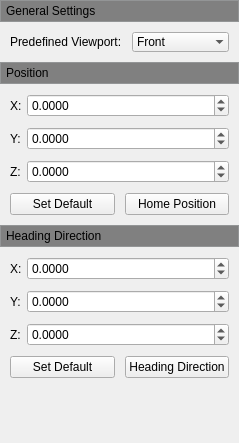
              <widget class="QWidget" name="scrollAreaWidgetContents_7">
               <property name="geometry">
                <rect>
                 <x>0</x>
                 <y>0</y>
                 <width>239</width>
                 <height>443</height>
                </rect>
               </property>
               <layout class="QVBoxLayout" name="verticalLayout_20">
                <property name="spacing">
                 <number>0</number>
                </property>
                <property name="leftMargin">
                 <number>0</number>
                </property>
                <property name="topMargin">
                 <number>0</number>
                </property>
                <property name="rightMargin">
                 <number>0</number>
                </property>
                <property name="bottomMargin">
                 <number>0</number>
                </property>
                <item>
                 <widget class="QFrame" name="verticalFrame_6">
                  <property name="styleSheet">
                   <string notr="true">background-color:rgb(191,193,194)</string>
                  </property>
                  <property name="frameShape">
                   <enum>QFrame::StyledPanel</enum>
                  </property>
                  <layout class="QVBoxLayout" name="verticalLayout_21">
                   <property name="leftMargin">
                    <number>0</number>
                   </property>
                   <property name="topMargin">
                    <number>0</number>
                   </property>
                   <property name="rightMargin">
                    <number>0</number>
                   </property>
                   <property name="bottomMargin">
                    <number>0</number>
                   </property>
                   <item>
                    <widget class="QPushButton" name="m_pPushButtonCameraGSet">
                     <property name="enabled">
                      <bool>true</bool>
                     </property>
                     <property name="sizePolicy">
                      <sizepolicy hsizetype="Expanding" vsizetype="Fixed">
                       <horstretch>0</horstretch>
                       <verstretch>0</verstretch>
                      </sizepolicy>
                     </property>
                     <property name="minimumSize">
                      <size>
                       <width>0</width>
                       <height>20</height>
                      </size>
                     </property>
                     <property name="maximumSize">
                      <size>
                       <width>16777215</width>
                       <height>20</height>
                      </size>
                     </property>
                     <property name="cursor">
                      <cursorShape>ArrowCursor</cursorShape>
                     </property>
                     <property name="mouseTracking">
                      <bool>true</bool>
                     </property>
                     <property name="focusPolicy">
                      <enum>Qt::NoFocus</enum>
                     </property>
                     <property name="autoFillBackground">
                      <bool>false</bool>
                     </property>
                     <property name="styleSheet">
                      <string notr="true">QPushButton {
    background-color: gray;
	border: 0px;
	border-radius: 0px;
	text-align: left;
	padding-left: 5px;
}
</string>
                     </property>
                     <property name="text">
                      <string>General Settings</string>
                     </property>
                     <property name="iconSize">
                      <size>
                       <width>10</width>
                       <height>10</height>
                      </size>
                     </property>
                     <property name="checkable">
                      <bool>true</bool>
                     </property>
                     <property name="checked">
                      <bool>true</bool>
                     </property>
                     <property name="flat">
                      <bool>true</bool>
                     </property>
                    </widget>
                   </item>
                  </layout>
                 </widget>
                </item>
                <item>
                 <widget class="QWidget" name="m_pCameraGSetWidget" native="true">
                  <layout class="QVBoxLayout" name="verticalLayout_13">
                   <property name="leftMargin">
                    <number>10</number>
                   </property>
                   <property name="topMargin">
                    <number>10</number>
                   </property>
                   <property name="rightMargin">
                    <number>10</number>
                   </property>
                   <property name="bottomMargin">
                    <number>10</number>
                   </property>
                   <item>
                    <widget class="QFrame" name="m_pLayoutGS">
                     <layout class="QHBoxLayout" name="horizontalLayout_8">
                      <property name="spacing">
                       <number>10</number>
                      </property>
                      <property name="leftMargin">
                       <number>0</number>
                      </property>
                      <property name="topMargin">
                       <number>0</number>
                      </property>
                      <property name="rightMargin">
                       <number>0</number>
                      </property>
                      <property name="bottomMargin">
                       <number>0</number>
                      </property>
                      <item>
                       <widget class="QLabel" name="label_4">
                        <property name="text">
                         <string>Predefined Viewport:</string>
                        </property>
                       </widget>
                      </item>
                      <item>
                       <widget class="QComboBox" name="m_p_ComboBox_PredefinedViewport">
                        <property name="frame">
                         <bool>false</bool>
                        </property>
                        <item>
                         <property name="text">
                          <string>Front</string>
                         </property>
                        </item>
                        <item>
                         <property name="text">
                          <string>Right</string>
                         </property>
                        </item>
                        <item>
                         <property name="text">
                          <string>Rear</string>
                         </property>
                        </item>
                        <item>
                         <property name="text">
                          <string>Left</string>
                         </property>
                        </item>
                        <item>
                         <property name="text">
                          <string>Top-Down</string>
                         </property>
                        </item>
                       </widget>
                      </item>
                     </layout>
                    </widget>
                   </item>
                  </layout>
                 </widget>
                </item>
                <item>
                 <widget class="QFrame" name="verticalFrame_7">
                  <property name="styleSheet">
                   <string notr="true">background-color:rgb(191,193,194)</string>
                  </property>
                  <property name="frameShape">
                   <enum>QFrame::StyledPanel</enum>
                  </property>
                  <layout class="QVBoxLayout" name="verticalLayout_22">
                   <property name="leftMargin">
                    <number>0</number>
                   </property>
                   <property name="topMargin">
                    <number>0</number>
                   </property>
                   <property name="rightMargin">
                    <number>0</number>
                   </property>
                   <property name="bottomMargin">
                    <number>0</number>
                   </property>
                   <item>
                    <widget class="QPushButton" name="m_pPushButton_CameraPosition_Header">
                     <property name="enabled">
                      <bool>true</bool>
                     </property>
                     <property name="sizePolicy">
                      <sizepolicy hsizetype="Expanding" vsizetype="Fixed">
                       <horstretch>0</horstretch>
                       <verstretch>0</verstretch>
                      </sizepolicy>
                     </property>
                     <property name="minimumSize">
                      <size>
                       <width>0</width>
                       <height>20</height>
                      </size>
                     </property>
                     <property name="maximumSize">
                      <size>
                       <width>16777215</width>
                       <height>20</height>
                      </size>
                     </property>
                     <property name="focusPolicy">
                      <enum>Qt::NoFocus</enum>
                     </property>
                     <property name="autoFillBackground">
                      <bool>false</bool>
                     </property>
                     <property name="styleSheet">
                      <string notr="true">QPushButton {
    background-color:gray;
	border: 0px;
	border-radius: 0px;
	text-align: left;
	padding-left: 5px;
}
</string>
                     </property>
                     <property name="text">
                      <string>Position</string>
                     </property>
                     <property name="iconSize">
                      <size>
                       <width>10</width>
                       <height>10</height>
                      </size>
                     </property>
                     <property name="checkable">
                      <bool>true</bool>
                     </property>
                     <property name="checked">
                      <bool>true</bool>
                     </property>
                     <property name="flat">
                      <bool>true</bool>
                     </property>
                    </widget>
                   </item>
                  </layout>
                 </widget>
                </item>
                <item>
                 <widget class="QWidget" name="m_pCameraPositionWidget" native="true">
                  <layout class="QFormLayout" name="formLayout_13">
                   <property name="fieldGrowthPolicy">
                    <enum>QFormLayout::AllNonFixedFieldsGrow</enum>
                   </property>
                   <property name="horizontalSpacing">
                    <number>5</number>
                   </property>
                   <property name="verticalSpacing">
                    <number>10</number>
                   </property>
                   <property name="leftMargin">
                    <number>10</number>
                   </property>
                   <property name="topMargin">
                    <number>10</number>
                   </property>
                   <property name="rightMargin">
                    <number>10</number>
                   </property>
                   <property name="bottomMargin">
                    <number>10</number>
                   </property>
                   <item row="0" column="0">
                    <widget class="QLabel" name="label_52">
                     <property name="text">
                      <string>X:</string>
                     </property>
                     <property name="buddy">
                      <cstring>m_pCameraGSetWidget</cstring>
                     </property>
                    </widget>
                   </item>
                   <item row="1" column="0">
                    <widget class="QLabel" name="label_53">
                     <property name="text">
                      <string>Y:</string>
                     </property>
                    </widget>
                   </item>
                   <item row="2" column="0">
                    <widget class="QLabel" name="label_54">
                     <property name="text">
                      <string>Z:</string>
                     </property>
                    </widget>
                   </item>
                   <item row="3" column="0" colspan="2">
                    <layout class="QHBoxLayout" name="horizontalLayout_16">
                     <property name="spacing">
                      <number>10</number>
                     </property>
                     <property name="leftMargin">
                      <number>0</number>
                     </property>
                     <property name="rightMargin">
                      <number>0</number>
                     </property>
                     <property name="bottomMargin">
                      <number>0</number>
                     </property>
                     <item>
                      <widget class="QPushButton" name="m_p_PushButton_SetCameraPositionDefault">
                       <property name="sizePolicy">
                        <sizepolicy hsizetype="Expanding" vsizetype="Fixed">
                         <horstretch>0</horstretch>
                         <verstretch>0</verstretch>
                        </sizepolicy>
                       </property>
                       <property name="minimumSize">
                        <size>
                         <width>0</width>
                         <height>22</height>
                        </size>
                       </property>
                       <property name="maximumSize">
                        <size>
                         <width>1000</width>
                         <height>21</height>
                        </size>
                       </property>
                       <property name="text">
                        <string>Set Default</string>
                       </property>
                      </widget>
                     </item>
                     <item>
                      <widget class="QPushButton" name="m_p_PushButton_CameraPosition">
                       <property name="sizePolicy">
                        <sizepolicy hsizetype="Expanding" vsizetype="Fixed">
                         <horstretch>0</horstretch>
                         <verstretch>0</verstretch>
                        </sizepolicy>
                       </property>
                       <property name="minimumSize">
                        <size>
                         <width>0</width>
                         <height>22</height>
                        </size>
                       </property>
                       <property name="maximumSize">
                        <size>
                         <width>1000</width>
                         <height>21</height>
                        </size>
                       </property>
                       <property name="text">
                        <string>Home Position</string>
                       </property>
                      </widget>
                     </item>
                    </layout>
                   </item>
                   <item row="0" column="1">
                    <widget class="QDoubleSpinBox" name="m_p_DoubleSpinBox_CameraPositionX">
                     <property name="decimals">
                      <number>4</number>
                     </property>
                     <property name="minimum">
                      <double>-999999999.000000000000000</double>
                     </property>
                     <property name="maximum">
                      <double>999999999.000000000000000</double>
                     </property>
                     <property name="singleStep">
                      <double>0.010000000000000</double>
                     </property>
                    </widget>
                   </item>
                   <item row="1" column="1">
                    <widget class="QDoubleSpinBox" name="m_p_DoubleSpinBox_CameraPositionY">
                     <property name="decimals">
                      <number>4</number>
                     </property>
                     <property name="minimum">
                      <double>-999999999.000000000000000</double>
                     </property>
                     <property name="maximum">
                      <double>999999999.000000000000000</double>
                     </property>
                     <property name="singleStep">
                      <double>0.010000000000000</double>
                     </property>
                    </widget>
                   </item>
                   <item row="2" column="1">
                    <widget class="QDoubleSpinBox" name="m_p_DoubleSpinBox_CameraPositionZ">
                     <property name="decimals">
                      <number>4</number>
                     </property>
                     <property name="minimum">
                      <double>-999999999.000000000000000</double>
                     </property>
                     <property name="maximum">
                      <double>999999999.000000000000000</double>
                     </property>
                     <property name="singleStep">
                      <double>0.010000000000000</double>
                     </property>
                    </widget>
                   </item>
                  </layout>
                 </widget>
                </item>
                <item>
                 <widget class="QFrame" name="verticalFrame_8">
                  <property name="styleSheet">
                   <string notr="true">background-color:rgb(191,193,194)</string>
                  </property>
                  <property name="frameShape">
                   <enum>QFrame::StyledPanel</enum>
                  </property>
                  <layout class="QVBoxLayout" name="verticalLayout_23">
                   <property name="leftMargin">
                    <number>0</number>
                   </property>
                   <property name="topMargin">
                    <number>0</number>
                   </property>
                   <property name="rightMargin">
                    <number>0</number>
                   </property>
                   <property name="bottomMargin">
                    <number>0</number>
                   </property>
                   <item>
                    <widget class="QPushButton" name="m_pPushButton_Header_CameraHeadingDirection">
                     <property name="enabled">
                      <bool>true</bool>
                     </property>
                     <property name="sizePolicy">
                      <sizepolicy hsizetype="Expanding" vsizetype="Fixed">
                       <horstretch>0</horstretch>
                       <verstretch>0</verstretch>
                      </sizepolicy>
                     </property>
                     <property name="minimumSize">
                      <size>
                       <width>0</width>
                       <height>20</height>
                      </size>
                     </property>
                     <property name="maximumSize">
                      <size>
                       <width>16777215</width>
                       <height>20</height>
                      </size>
                     </property>
                     <property name="focusPolicy">
                      <enum>Qt::NoFocus</enum>
                     </property>
                     <property name="autoFillBackground">
                      <bool>false</bool>
                     </property>
                     <property name="styleSheet">
                      <string notr="true">QPushButton {
    background-color: gray;
	border: 0px;
	border-radius: 0px;
	text-align: left;
	padding-left: 5px;
}
</string>
                     </property>
                     <property name="text">
                      <string>Heading Direction</string>
                     </property>
                     <property name="iconSize">
                      <size>
                       <width>10</width>
                       <height>10</height>
                      </size>
                     </property>
                     <property name="checkable">
                      <bool>true</bool>
                     </property>
                     <property name="checked">
                      <bool>true</bool>
                     </property>
                     <property name="autoExclusive">
                      <bool>true</bool>
                     </property>
                     <property name="flat">
                      <bool>true</bool>
                     </property>
                    </widget>
                   </item>
                  </layout>
                 </widget>
                </item>
                <item>
                 <widget class="QWidget" name="m_pCameraDirectionWidget" native="true">
                  <layout class="QFormLayout" name="formLayout_14">
                   <property name="fieldGrowthPolicy">
                    <enum>QFormLayout::AllNonFixedFieldsGrow</enum>
                   </property>
                   <property name="horizontalSpacing">
                    <number>5</number>
                   </property>
                   <property name="verticalSpacing">
                    <number>10</number>
                   </property>
                   <property name="leftMargin">
                    <number>10</number>
                   </property>
                   <property name="topMargin">
                    <number>10</number>
                   </property>
                   <property name="rightMargin">
                    <number>10</number>
                   </property>
                   <property name="bottomMargin">
                    <number>10</number>
                   </property>
                   <item row="0" column="0">
                    <widget class="QLabel" name="m_p_Label_DirectionX">
                     <property name="text">
                      <string>X:</string>
                     </property>
                    </widget>
                   </item>
                   <item row="0" column="1">
                    <widget class="QDoubleSpinBox" name="m_p_DoubleSpinBox_CameraHeadingDirectionX">
                     <property name="decimals">
                      <number>4</number>
                     </property>
                     <property name="minimum">
                      <double>-999999999.000000000000000</double>
                     </property>
                     <property name="maximum">
                      <double>999999999.000000000000000</double>
                     </property>
                     <property name="singleStep">
                      <double>0.010000000000000</double>
                     </property>
                    </widget>
                   </item>
                   <item row="1" column="0">
                    <widget class="QLabel" name="label_56">
                     <property name="text">
                      <string>Y:</string>
                     </property>
                    </widget>
                   </item>
                   <item row="1" column="1">
                    <widget class="QDoubleSpinBox" name="m_p_DoubleSpinBox_CameraHeadingDirectionY">
                     <property name="decimals">
                      <number>4</number>
                     </property>
                     <property name="minimum">
                      <double>-999999999.000000000000000</double>
                     </property>
                     <property name="maximum">
                      <double>999999999.000000000000000</double>
                     </property>
                     <property name="singleStep">
                      <double>0.010000000000000</double>
                     </property>
                    </widget>
                   </item>
                   <item row="2" column="0">
                    <widget class="QLabel" name="label_57">
                     <property name="text">
                      <string>Z:</string>
                     </property>
                    </widget>
                   </item>
                   <item row="2" column="1">
                    <widget class="QDoubleSpinBox" name="m_p_DoubleSpinBox_CameraHeadingDirectionZ">
                     <property name="decimals">
                      <number>4</number>
                     </property>
                     <property name="minimum">
                      <double>-999999999.000000000000000</double>
                     </property>
                     <property name="maximum">
                      <double>999999999.000000000000000</double>
                     </property>
                     <property name="singleStep">
                      <double>0.010000000000000</double>
                     </property>
                    </widget>
                   </item>
                   <item row="3" column="0" colspan="2">
                    <layout class="QHBoxLayout" name="horizontalLayout_15">
                     <property name="spacing">
                      <number>10</number>
                     </property>
                     <item>
                      <widget class="QPushButton" name="m_p_PushButton_SetCameraHeadingDirectionDefault">
                       <property name="sizePolicy">
                        <sizepolicy hsizetype="Expanding" vsizetype="Fixed">
                         <horstretch>0</horstretch>
                         <verstretch>0</verstretch>
                        </sizepolicy>
                       </property>
                       <property name="minimumSize">
                        <size>
                         <width>0</width>
                         <height>22</height>
                        </size>
                       </property>
                       <property name="maximumSize">
                        <size>
                         <width>200</width>
                         <height>21</height>
                        </size>
                       </property>
                       <property name="text">
                        <string>Set Default</string>
                       </property>
                      </widget>
                     </item>
                     <item>
                      <widget class="QPushButton" name="m_p_PushButton_CameraHeadingDirection">
                       <property name="sizePolicy">
                        <sizepolicy hsizetype="Expanding" vsizetype="Fixed">
                         <horstretch>0</horstretch>
                         <verstretch>0</verstretch>
                        </sizepolicy>
                       </property>
                       <property name="minimumSize">
                        <size>
                         <width>0</width>
                         <height>22</height>
                        </size>
                       </property>
                       <property name="maximumSize">
                        <size>
                         <width>200</width>
                         <height>21</height>
                        </size>
                       </property>
                       <property name="text">
                        <string>Heading Direction</string>
                       </property>
                      </widget>
                     </item>
                    </layout>
                   </item>
                  </layout>
                 </widget>
                </item>
                <item>
                 <spacer name="verticalSpacer_7">
                  <property name="orientation">
                   <enum>Qt::Vertical</enum>
                  </property>
                  <property name="sizeHint" stdset="0">
                   <size>
                    <width>20</width>
                    <height>40</height>
                   </size>
                  </property>
                 </spacer>
                </item>
               </layout>
              </widget>
